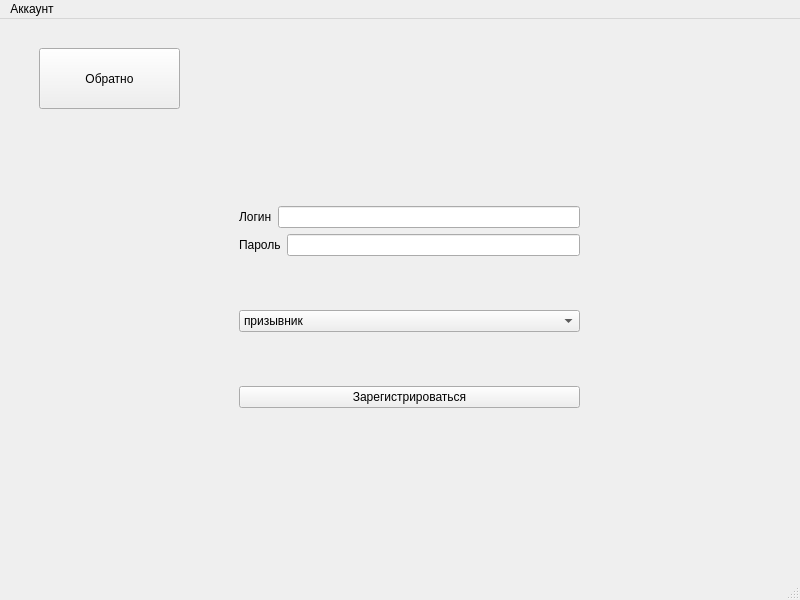
<?xml version="1.0" encoding="UTF-8"?>
<ui version="4.0">
 <class>MainWindow</class>
 <widget class="QMainWindow" name="MainWindow">
  <property name="geometry">
   <rect>
    <x>0</x>
    <y>0</y>
    <width>800</width>
    <height>600</height>
   </rect>
  </property>
  <property name="windowTitle">
   <string>MainWindow</string>
  </property>
  <widget class="QWidget" name="centralwidget">
   <layout class="QGridLayout" name="gridLayout">
    <item row="0" column="0">
     <widget class="QStackedWidget" name="stackedWidget">
      <property name="currentIndex">
       <number>2</number>
      </property>
      <widget class="QWidget" name="Default"/>
      <widget class="QWidget" name="Login">
       <widget class="QPushButton" name="login_back">
        <property name="geometry">
         <rect>
          <x>40</x>
          <y>10</y>
          <width>141</width>
          <height>61</height>
         </rect>
        </property>
        <property name="text">
         <string>Обратно</string>
        </property>
       </widget>
       <widget class="QWidget" name="layoutWidget">
        <property name="geometry">
         <rect>
          <x>210</x>
          <y>180</y>
          <width>361</width>
          <height>241</height>
         </rect>
        </property>
        <layout class="QVBoxLayout" name="verticalLayout">
         <item>
          <layout class="QHBoxLayout" name="horizontalLayout_2">
           <item>
            <widget class="QLabel" name="label_login">
             <property name="text">
              <string>Логин</string>
             </property>
            </widget>
           </item>
           <item>
            <widget class="QLineEdit" name="lineEdit_login"/>
           </item>
          </layout>
         </item>
         <item>
          <layout class="QHBoxLayout" name="horizontalLayout">
           <item>
            <widget class="QLabel" name="label_password">
             <property name="text">
              <string>Пароль</string>
             </property>
            </widget>
           </item>
           <item>
            <widget class="QLineEdit" name="lineEdit_password"/>
           </item>
          </layout>
         </item>
         <item>
          <widget class="QPushButton" name="pushButton_login">
           <property name="text">
            <string>Вход</string>
           </property>
          </widget>
         </item>
        </layout>
       </widget>
      </widget>
      <widget class="QWidget" name="Registration">
       <widget class="QPushButton" name="registration_back">
        <property name="geometry">
         <rect>
          <x>30</x>
          <y>20</y>
          <width>141</width>
          <height>61</height>
         </rect>
        </property>
        <property name="text">
         <string>Обратно</string>
        </property>
       </widget>
       <widget class="QWidget" name="layoutWidget">
        <property name="geometry">
         <rect>
          <x>230</x>
          <y>130</y>
          <width>341</width>
          <height>301</height>
         </rect>
        </property>
        <layout class="QVBoxLayout" name="verticalLayout_3">
         <item>
          <layout class="QVBoxLayout" name="verticalLayout_2">
           <item>
            <layout class="QHBoxLayout" name="horizontalLayout_3">
             <item>
              <widget class="QLabel" name="label_login_2">
               <property name="text">
                <string>Логин</string>
               </property>
              </widget>
             </item>
             <item>
              <widget class="QLineEdit" name="lineEdit_login_2"/>
             </item>
            </layout>
           </item>
           <item>
            <layout class="QHBoxLayout" name="horizontalLayout_4">
             <item>
              <widget class="QLabel" name="label_password_2">
               <property name="text">
                <string>Пароль</string>
               </property>
              </widget>
             </item>
             <item>
              <widget class="QLineEdit" name="lineEdit_password_2"/>
             </item>
            </layout>
           </item>
          </layout>
         </item>
         <item>
          <widget class="QComboBox" name="comboBox">
           <item>
            <property name="text">
             <string>призывник</string>
            </property>
           </item>
           <item>
            <property name="text">
             <string>товарищ Майор</string>
            </property>
           </item>
          </widget>
         </item>
         <item>
          <widget class="QPushButton" name="pushButton_login_2">
           <property name="text">
            <string>Зарегистрироваться</string>
           </property>
          </widget>
         </item>
        </layout>
       </widget>
      </widget>
      <widget class="QWidget" name="UserPage"/>
     </widget>
    </item>
   </layout>
  </widget>
  <widget class="QMenuBar" name="menubar">
   <property name="geometry">
    <rect>
     <x>0</x>
     <y>0</y>
     <width>800</width>
     <height>42</height>
    </rect>
   </property>
   <widget class="QMenu" name="Account">
    <property name="title">
     <string>Аккаунт</string>
    </property>
    <addaction name="Log"/>
    <addaction name="separator"/>
    <addaction name="Reg"/>
    <addaction name="separator"/>
    <addaction name="Inf"/>
   </widget>
   <addaction name="Account"/>
  </widget>
  <widget class="QStatusBar" name="statusbar"/>
  <action name="Log">
   <property name="text">
    <string>Войти</string>
   </property>
  </action>
  <action name="Reg">
   <property name="text">
    <string>Зарегестрироватся</string>
   </property>
  </action>
  <action name="Inf">
   <property name="text">
    <string>Информация</string>
   </property>
  </action>
 </widget>
 <resources/>
 <connections/>
</ui>
